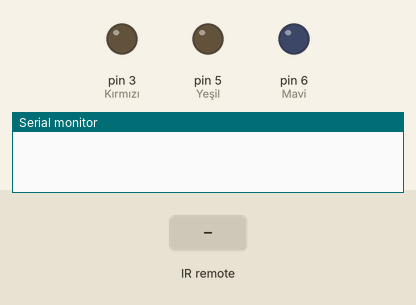
A sketch run on a simulated Arduino Uno, built with avr-gcc and run on an emulated ATmega328P. Parts: output pins drawn as LEDs (lit = HIGH), the last lines printed to the serial monitor. Inputs (shaded band) come from the test bench.

Above: at 1.2 s.
1.3 s: infrared code 0xFD08F7 received
At 2.5 s:
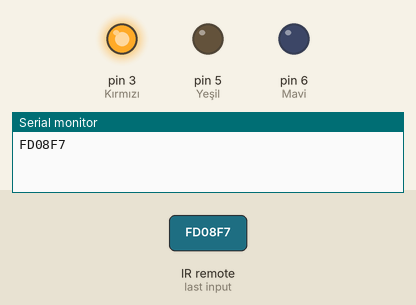
2.8 s: infrared code 0xFD8877 received
At 3.7 s:
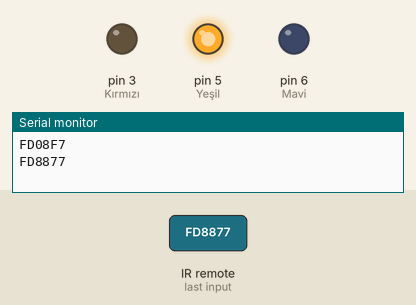
4.3 s: infrared code 0xFD48B7 received
At 4.8 s:
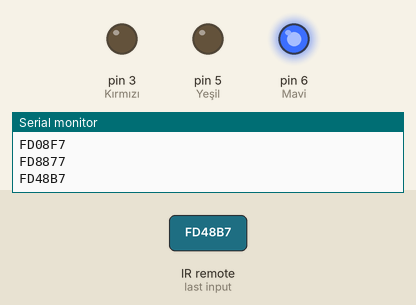
5.8 s: infrared code 0xFD28D7 received
At 7.0 s:
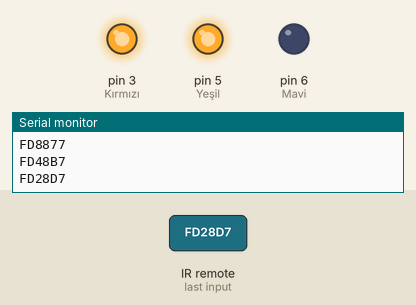
7.3 s: infrared code 0xFDA857 received
At 8.3 s:
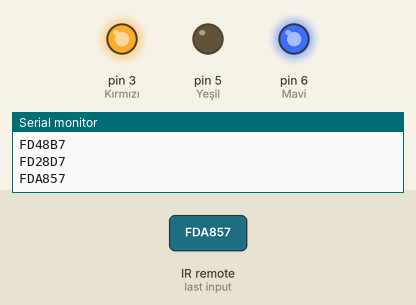
8.8 s: infrared code 0xFD18E7 received
At 9.5 s:
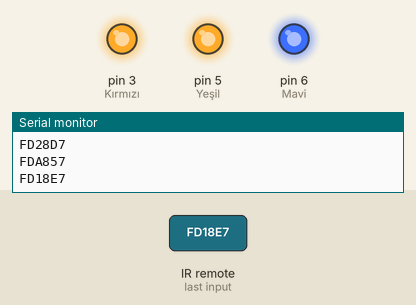
Timing chart, 0 to 11.3 s (numbered marks = the images above; inputs shaded):
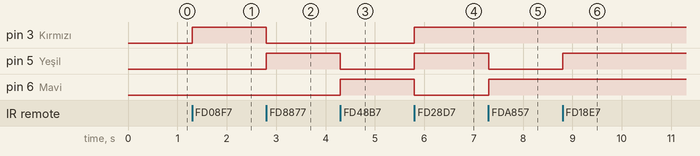

The sketch:

uzaktan_kumanda_rgb1.ino
```cpp
#include <IRremote.h>
int RECV_PIN = 11;
IRrecv irrecv(RECV_PIN);
decode_results results;
long bkirmizi = 0xFD08F7;// Kırmızı renk için kullanılan U.K. kodu
long byesil = 0xFD8877;// Yeşil renk için kullanılan U.K. kodu
long bmavi = 0xFD48B7;// Mavi renk için kullanılan U.K. kodu
long bsari = 0xFD28D7;// Sarı renk için kullanılan U.K. kodu
long bmor = 0xFDA857;// Mor renk için kullanılan U.K. kodu
long bturkuaz = 0xFD6897;// Turkuaz renk için kullanılan U.K. kodu
long bbeyaz = 0xFD18E7;// Beyaz renk için kullanılan U.K. kodu
long bsiyah = 0xFD9867;// LED’lerin sönmesi için kullanılan U.K. kodu
void setup()
{
pinMode(3, OUTPUT);//Kırmızı
pinMode(5, OUTPUT);//Yeşil
pinMode(6, OUTPUT);//Mavi
Serial.begin(9600);
irrecv.enableIRIn();//IR alıcıyı başlatır.
}
void loop() {
if (irrecv.decode(&results)) {
 Serial.println(results.value, HEX);
 if (results.value== bkirmizi) {
 digitalWrite(3,1);
 digitalWrite(5,0);
 digitalWrite(6,0);
 }
 if (results.value== byesil) {
 digitalWrite(3,0);
 digitalWrite(5,1);
 digitalWrite(6,0);
 }
 if (results.value== bmavi) {
 digitalWrite(3,0);
 digitalWrite(5,0);
 digitalWrite(6,1);
   }
 if (results.value== bsari) {
 digitalWrite(3,1);
 digitalWrite(5,1);
 digitalWrite(6,0);
 }
 if (results.value== bmor) {
 digitalWrite(3,1);
 digitalWrite(5,0);
 digitalWrite(6,1);
 }
 if (results.value== bturkuaz) {
 digitalWrite(3,0);
 digitalWrite(5,1);
 digitalWrite(6,1);
 }
 if (results.value== bbeyaz) {
 digitalWrite(3,1);
 digitalWrite(5,1);
 digitalWrite(6,1);
 }
 if (results.value==bsiyah) {
 digitalWrite(3,0);
 digitalWrite(5,0);
 digitalWrite(6,0);
 }
 irrecv.resume();// Sıradaki değeri algılar.
}
}
```

Measured:
- after the input at 1.3 s, pin 3 (Kırmızı): LOW → HIGH at once
- after the input at 2.8 s, pin 3 (Kırmızı): HIGH → LOW at once; pin 5 (Yeşil): LOW → HIGH at once
- after the input at 4.3 s, pin 5 (Yeşil): HIGH → LOW at once; pin 6 (Mavi): LOW → HIGH at once
- after the input at 5.8 s, pin 3 (Kırmızı), pin 5 (Yeşil): LOW → HIGH at once; pin 6 (Mavi): HIGH → LOW at once
- after the input at 7.3 s, pin 5 (Yeşil): HIGH → LOW at once; pin 6 (Mavi): LOW → HIGH at once
- after the input at 8.8 s, pin 5 (Yeşil): LOW → HIGH at once
